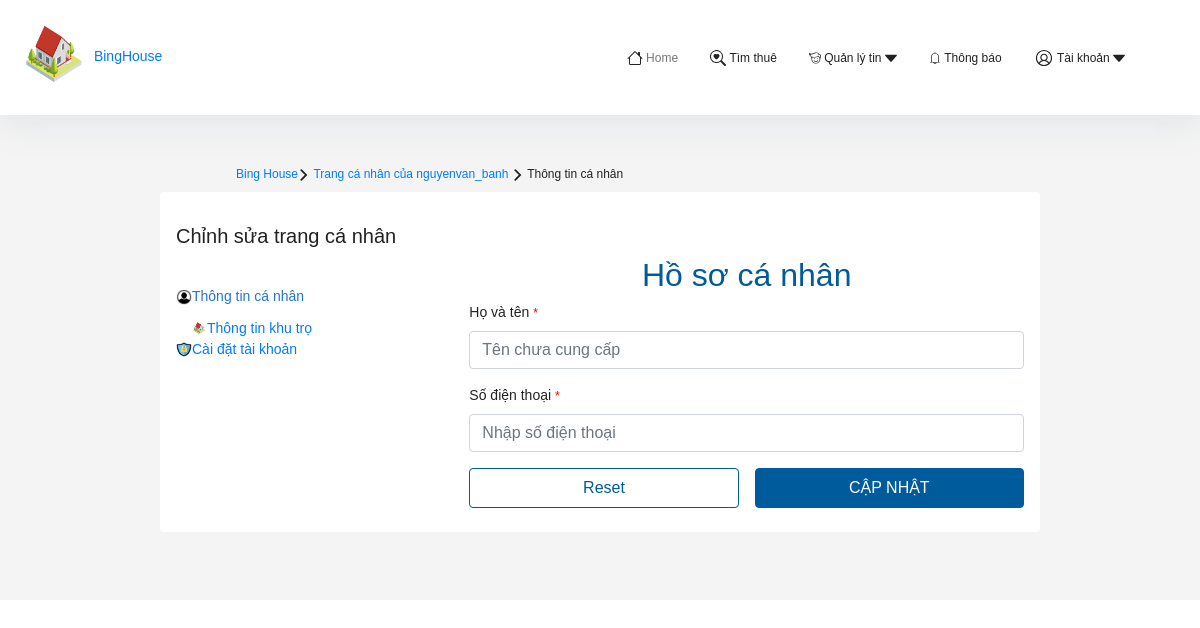
The page /setting.php (signed in) on the database as committed earlier.
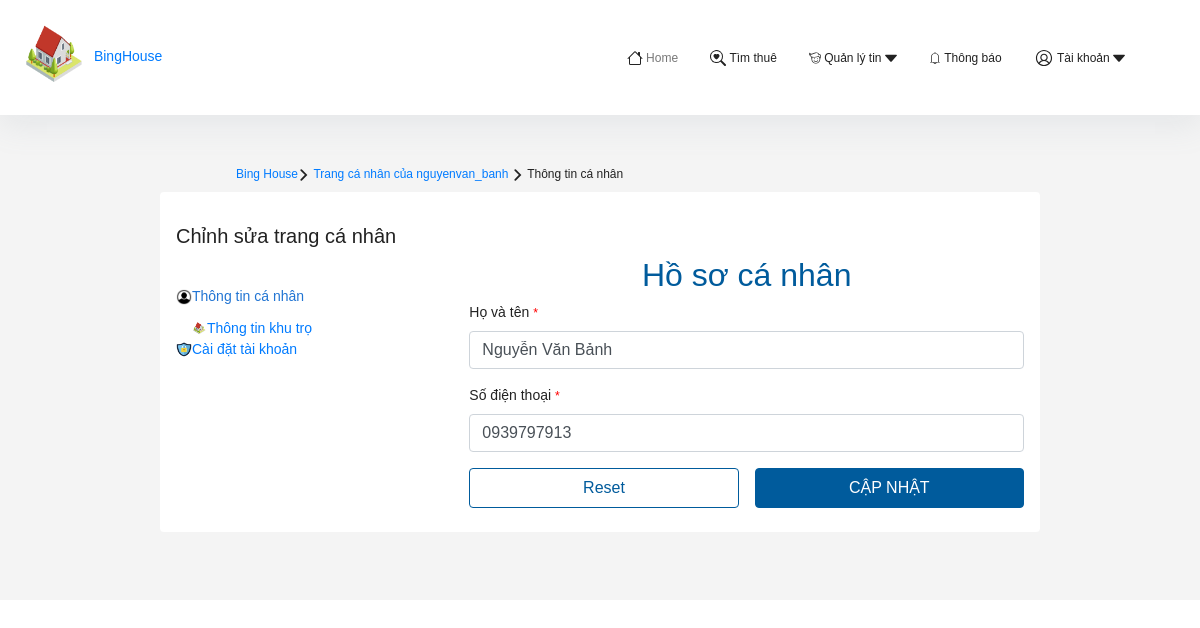
The same page on the database as committed later.
### tables this page shows
CREATE TABLE `khutro` (
  `ID_KHUTRO` int(11) NOT NULL,
  `ID_XA` int(11) NOT NULL,
  `ID_CKT` int(11) NOT NULL,
  `TENKHUTRO` varchar(30) NOT NULL,
  `SONHA` varchar(100) NOT NULL,
  `LAT_TRO` varchar(50) NOT NULL,
  `LONG_TRO` varchar(50) NOT NULL
);

CREATE TABLE `chukhutro` (
  `ID_CKT` int(11) NOT NULL,
  `HOTEN` varchar(30) NOT NULL,
  `GIOITINH` varchar(5) NOT NULL,
  `SDT` char(10) NOT NULL,
  `TENDANGNHAP` varchar(30) NOT NULL,
  `MATKHAU` varchar(255) NOT NULL,
  `NGAYLAP` datetime NOT NULL DEFAULT current_timestamp()
);

### setting.php (the view, shortened to what the changed rows need)
<?php
include './config/config.php';
$ten = $_SESSION['TENDANGNHAP'];
$thongtin = "SELECT b.ID_CKT,b.HOTEN, a.TENKHUTRO, b.SDT, a.SONHA, d.TENXA, e.TENHUYEN, c.TENTINH, d.ID_XA, e.ID_HUYEN
  FROM khutro as a, chukhutro as b, tinh as c,xa as d, huyen as e
  where a.ID_CKT = b.ID_CKT
  and a.ID_XA = d.ID_XA
  and d.ID_HUYEN = e.ID_HUYEN
  and e.ID_TINH = c.ID_TINH
  and b.TENDANGNHAP = '$ten'";
$thongtinsql = mysqli_fetch_assoc($conn->query($thongtin));
?>
<!DOCTYPE html>
<html lang="en">
<head>
   <link rel="stylesheet" href="https://cdn.jsdelivr.net/npm/bootstrap@4.6.2/dist/css/bootstrap.min.css"
>
   <link rel="stylesheet" href="https://cdn.jsdelivr.net/npm/bootstrap-icons@1.3.0/font/bootstrap-icons.css">
   <link href="css/style.css" rel="stylesheet" type="text/css" media="all">
   <link rel="stylesheet" href="https://cdnjs.cloudflare.com/ajax/libs/font-awesome/5.15.4/css/all.min.css"
>
   <link href="css/setting.css" rel="stylesheet" type="text/css" media="all" />
   <link rel="stylesheet" href="https://cdnjs.cloudflare.com/ajax/libs/font-awesome/4.7.0/css/font-awesome.min.css">
</head>
<body class="">
   <div class="l1tlqmyy">
      <div class="g1gd5utk withWidth withGutter c29gcq6"
         style="--c29gcq6-0:100%;--c29gcq6-1:4px;--c29gcq6-4:-8px;--c29gcq6-5:-8px;--c29gcq6-9:8px;--c29gcq6-13:100%;--c29gcq6-14:6px;--c29gcq6-17:-12px;--c29gcq6-18:-12px;--c29gcq6-22:12px;--c29gcq6-26:100%;--c29gcq6-27:8px;--c29gcq6-30:-16px;--c29gcq6-31:-16px;--c29gcq6-35:16px;--c29gcq6-39:100%;--c29gcq6-40:12px;--c29gcq6-43:-24px;--c29gcq6-44:-24px;--c29gcq6-48:24px;--c29gcq6-52:100%;--c29gcq6-53:16px;--c29gcq6-56:-32px;--c29gcq6-57:-32px;--c29gcq6-61:32px">
         <div class="g1gd5utk swjo00u"
            style="--swjo00u-0:initial;--swjo00u-1:initial;--swjo00u-3:initial;--swjo00u-6:initial;--swjo00u-9:initial;--swjo00u-12:initial;--swjo00u-15:initial">
            <div class="withSpan snf9jyk"
               style="--snf9jyk-0:initial;--snf9jyk-1:initial;--snf9jyk-2:100%;--snf9jyk-4:initial;--snf9jyk-6:100%;--snf9jyk-8:initial;--snf9jyk-10:100%;--snf9jyk-12:initial;--snf9jyk-14:66.66666666666666%;--snf9jyk-16:initial;--snf9jyk-18:66.66666666666666%;--snf9jyk-20:initial">
               <div class="l1kr9d9v">
                  <div class="wizard-tab-content">
                     <div role="tabpanel" id="Liênhệ1" aria-labelledby="step-Liênhệ1" class="wizard-tab-container"
                        style="">
                        <div>
                           <h2>
                              <div class="ten">Hồ sơ cá nhân</div>
                           </h2>
                           <div class="grid-column">
                              <div data-v-5d159d94="" class="form-group">
                                 <label data-v-5d159d94="" class="label-form">Họ và tên <small data-v-5d159d94=""
                                       style="color: red;">*</small></label>
                                 <input data-v-5d159d94="" type="text" placeholder="Tên chưa cung cấp" name="HOTEN"
                                    class="form-control" value="<?php echo $thongtinsql['HOTEN'] ?>">
                              </div>
                           </div>
                           <div class="grid-column grid-column-4 grid-xm-column-1" messages_error="[object Object]"
                              value="[object Object]">
                              <div class="form-group">
                                 <label class="label-form">
                                    Số điện thoại
                                 </label>
                                 <small data-v-5d159d94="" style="color: red;">*</small></label>
                                 <input data-v-5d159d94="" type="text" placeholder="Nhập số điện thoại" name="SDT"
                                    class="form-control" value="<?php echo $thongtinsql['SDT'] ?>">
                              </div>
                           </div>
                        </div>
                     </div>
                  </div>
               </div>
</body>
</body>
</html>

Rows that differ between the two databases and show on the page:
added khutro: HOTEN "Nguyễn Văn Bảnh", SDT "0939797913"
